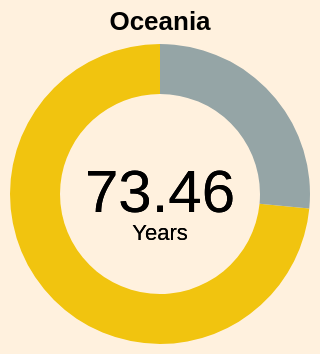

The specification (Vega-Lite) saved for this image:
### Vega-Lite specification from a JSON file in a GitHub repository (floating-point values rounded to 4 significant figures)
{"$schema": "https://vega.github.io/schema/vega-lite/v5.json", "width": 150, "height": 150, "config": {"view": {"stroke": null}, "background": "#fff1de"}, "title": {"text": "Oceania"}, "data": {"values": [{"Continent": "Oceania", "Avg_LE": "73.46355526"}, {"Continent": "Remaining", "Avg_LE": "26.53644474"}]}, "layer": [{"mark": {"type": "arc", "innerRadius": 50}}, {"mark": {"type": "text", "text": "73.46", "fontSize": 30}, "encoding": {"color": {"value": "black"}}}, {"mark": {"type": "text", "text": "Years", "dy": 20}, "encoding": {"color": {"value": "black"}}}], "encoding": {"theta": {"field": "Avg_LE", "type": "quantitative"}, "color": {"field": "Continent", "type": "nominal", "legend": null, "scale": {"domain": ["Oceania", "Remaining"], "range": ["#F1C40F", "#95A5A6"]}}, "tooltip": [{"field": "Continent", "type": "nominal", "title": "Continent"}, {"field": "Avg_LE", "type": "quantitative", "title": "Life Expectancy (years)", "format": ".2f"}]}}
